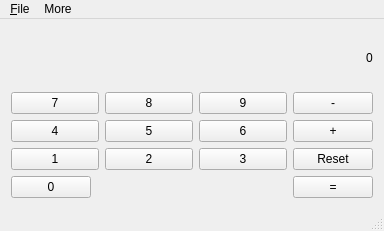
<?xml version="1.0" encoding="UTF-8"?>
<ui version="4.0">
 <class>calculatrice</class>
 <widget class="QMainWindow" name="calculatrice">
  <property name="geometry">
   <rect>
    <x>0</x>
    <y>0</y>
    <width>384</width>
    <height>231</height>
   </rect>
  </property>
  <property name="windowTitle">
   <string>calculatrice</string>
  </property>
  <widget class="QWidget" name="centralWidget">
   <layout class="QVBoxLayout" name="verticalLayout_3">
    <item>
     <layout class="QHBoxLayout" name="horizontalLayout_5">
      <item>
       <spacer name="horizontalSpacer">
        <property name="orientation">
         <enum>Qt::Horizontal</enum>
        </property>
        <property name="sizeHint" stdset="0">
         <size>
          <width>40</width>
          <height>20</height>
         </size>
        </property>
       </spacer>
      </item>
      <item>
       <widget class="QLabel" name="screen">
        <property name="text">
         <string>0</string>
        </property>
       </widget>
      </item>
     </layout>
    </item>
    <item>
     <layout class="QHBoxLayout" name="horizontalLayout_6">
      <item>
       <layout class="QVBoxLayout" name="verticalLayout">
        <item>
         <layout class="QHBoxLayout" name="horizontalLayout">
          <item>
           <widget class="QPushButton" name="b7">
            <property name="text">
             <string>7</string>
            </property>
           </widget>
          </item>
          <item>
           <widget class="QPushButton" name="b8">
            <property name="text">
             <string>8</string>
            </property>
           </widget>
          </item>
          <item>
           <widget class="QPushButton" name="b9">
            <property name="text">
             <string>9</string>
            </property>
           </widget>
          </item>
         </layout>
        </item>
        <item>
         <layout class="QHBoxLayout" name="horizontalLayout_2">
          <item>
           <widget class="QPushButton" name="b4">
            <property name="text">
             <string>4</string>
            </property>
           </widget>
          </item>
          <item>
           <widget class="QPushButton" name="b5">
            <property name="text">
             <string>5</string>
            </property>
           </widget>
          </item>
          <item>
           <widget class="QPushButton" name="b6">
            <property name="text">
             <string>6</string>
            </property>
           </widget>
          </item>
         </layout>
        </item>
        <item>
         <layout class="QHBoxLayout" name="horizontalLayout_3">
          <item>
           <widget class="QPushButton" name="b1">
            <property name="text">
             <string>1</string>
            </property>
           </widget>
          </item>
          <item>
           <widget class="QPushButton" name="b2">
            <property name="text">
             <string>2</string>
            </property>
           </widget>
          </item>
          <item>
           <widget class="QPushButton" name="b3">
            <property name="text">
             <string>3</string>
            </property>
           </widget>
          </item>
         </layout>
        </item>
        <item>
         <layout class="QHBoxLayout" name="horizontalLayout_4">
          <item>
           <widget class="QPushButton" name="b0">
            <property name="text">
             <string>0</string>
            </property>
           </widget>
          </item>
          <item>
           <spacer name="horizontalSpacer_2">
            <property name="orientation">
             <enum>Qt::Horizontal</enum>
            </property>
            <property name="sizeHint" stdset="0">
             <size>
              <width>40</width>
              <height>20</height>
             </size>
            </property>
           </spacer>
          </item>
         </layout>
        </item>
       </layout>
      </item>
      <item>
       <layout class="QVBoxLayout" name="verticalLayout_2">
        <item>
         <widget class="QPushButton" name="bMoins">
          <property name="text">
           <string>-</string>
          </property>
         </widget>
        </item>
        <item>
         <widget class="QPushButton" name="bPlus">
          <property name="text">
           <string>+</string>
          </property>
         </widget>
        </item>
        <item>
         <widget class="QPushButton" name="reset">
          <property name="text">
           <string>Reset</string>
          </property>
         </widget>
        </item>
        <item>
         <widget class="QPushButton" name="bEgual">
          <property name="text">
           <string>=</string>
          </property>
         </widget>
        </item>
       </layout>
      </item>
     </layout>
    </item>
   </layout>
  </widget>
  <widget class="QMenuBar" name="menuBar">
   <property name="geometry">
    <rect>
     <x>0</x>
     <y>0</y>
     <width>384</width>
     <height>25</height>
    </rect>
   </property>
   <widget class="QMenu" name="menu_Fichier">
    <property name="title">
     <string>&amp;File</string>
    </property>
    <addaction name="action_Quit"/>
   </widget>
   <widget class="QMenu" name="menuAboutMe">
    <property name="title">
     <string>More</string>
    </property>
    <addaction name="actionAboutMe"/>
    <addaction name="action_Known_bugs"/>
   </widget>
   <addaction name="menu_Fichier"/>
   <addaction name="menuAboutMe"/>
  </widget>
  <widget class="QStatusBar" name="statusBar"/>
  <action name="actionAboutMe">
   <property name="text">
    <string>&amp;AboutMe</string>
   </property>
  </action>
  <action name="action_Quit">
   <property name="text">
    <string>&amp;Quit</string>
   </property>
  </action>
  <action name="action_Known_bugs">
   <property name="text">
    <string>&amp;Known bugs</string>
   </property>
  </action>
 </widget>
 <layoutdefault spacing="6" margin="11"/>
 <resources/>
 <connections/>
</ui>
